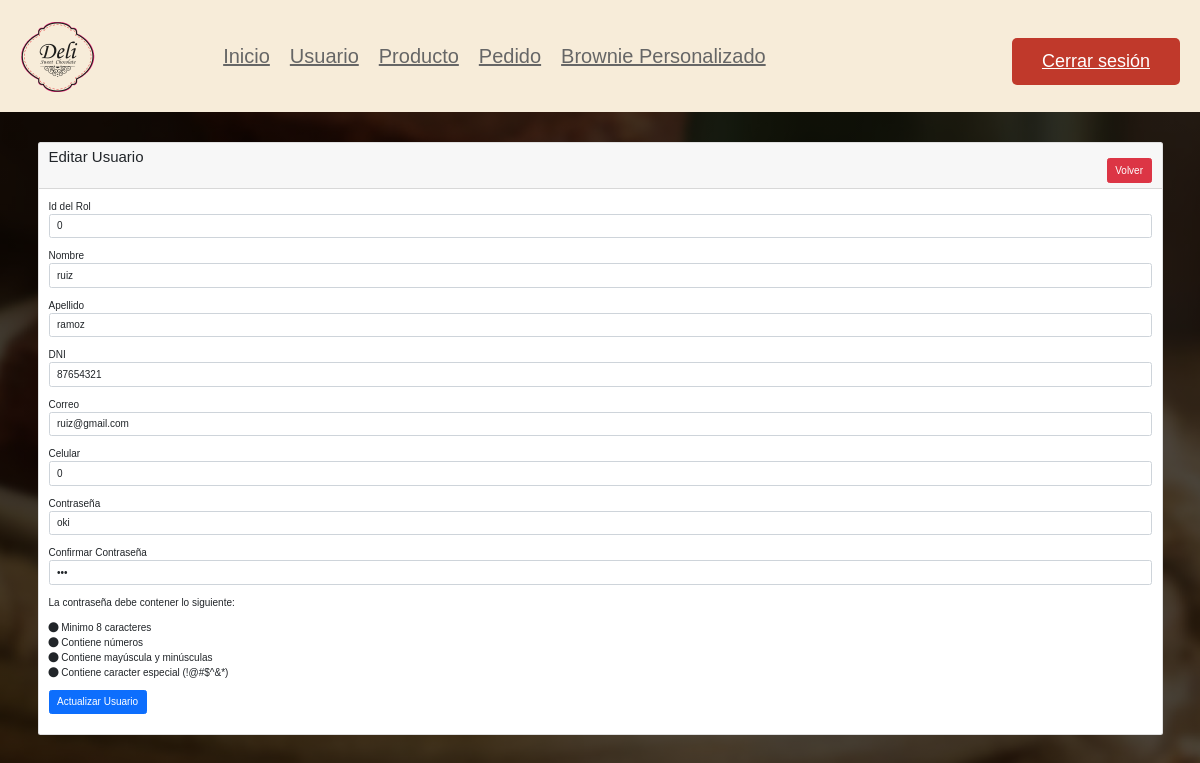
Page /Vista/Admin/Usuario/EditarUsuario.php?idUsuario=4 on the committed database.
### tables this page shows
CREATE TABLE `usuario` (
  `idUsuario` int(11) NOT NULL,
  `idRol` int(11) NOT NULL,
  `nombre` varchar(30) NOT NULL,
  `apellido` varchar(30) NOT NULL,
  `Contraseña` varchar(15) NOT NULL,
  `dni` int(11) NOT NULL,
  `correo` varchar(30) NOT NULL,
  `celular` int(9) NOT NULL,
  `FechaRegistro` timestamp NULL DEFAULT current_timestamp()
);

### Vista/Admin/Usuario/EditarUsuario.php (the view, shortened to what this page needs)
<?php
require 'C:\xampp\htdocs\Vista\Admin\AdminDB.php';
?>
<!doctype html>
<html lang="en">
  <head>
    <link rel="stylesheet" href="https://cdnjs.cloudflare.com/ajax/libs/font-awesome/6.0.0/css/all.min.css">
    <link rel="stylesheet" href="/Vista/estilos/admin.css">
    <link href="https://cdn.jsdelivr.net/npm/bootstrap@5.1.3/dist/css/bootstrap.min.css" rel="stylesheet">
</head>
<body>
<?php include('../header.php')?>
    <div class="container mt-5">
        <div class="row">
            <div class="col-md-12">
                <div class="card">
                    <div class="card-header">
                        <h4>Editar Usuario
                            <a href="IndexUsuario.php" class="btn btn-danger float-end">Volver</a>
                        </h4>
                    </div>
                    <div class="card-body">
                        <?php
                        if(isset($_GET['idUsuario']))
                        {
                            $UsuarioID = mysqli_real_escape_string($conn, $_GET['idUsuario']);
                            $ConsultaE = "CALL pa_listar_Usuario_id('$UsuarioID');";
                            $ResultadoE = mysqli_query($conn, $ConsultaE);
                            if(mysqli_num_rows($ResultadoE) > 0)
                            {
                                $UsuarioA = mysqli_fetch_array($ResultadoE);
                                ?>
                                <form action="UsuarioCRUD.php" method="POST">
                                    <div class="mb-3">
                                        <label>Id del Rol</label>
                                        <input type="number" name="Erol" value="<?=$UsuarioA['idRol'];?>" class="form-control">
                                    </div>
                                    <div class="mb-3">
                                        <label>Nombre</label>
                                        <input type="text" name="Enombre" value="<?=$UsuarioA['nombre'];?>" class="form-control">
                                    </div>
                                    <div class="mb-3">
                                        <label>Apellido</label>
                                        <input type="text" name="Eapellido" value="<?=$UsuarioA['apellido'];?>" class="form-control">
                                    </div>
                                    <div class="mb-3">
                                        <label>DNI</label>
                                        <input type="text" name="Edni" value="<?=$UsuarioA['dni'];?>" pattern="[0-9]{8}" title="Debe contener 8 dígitos" class="form-control">
                                    </div>
                                    <div class="mb-3">
                                        <label>Correo</label>
                                        <input type="email" name="Ecorreo" value="<?=$UsuarioA['correo'];?>" class="form-control">
                                    </div>
                                    <div class="mb-3">
                                        <label>Celular</label>
                                        <input type="text" name="Ecelular" pattern="[0-9]{9}" title="Debe contener 9 dígitos" value="<?=$UsuarioA['celular'];?>" class="form-control">
                                    </div>
                                    <div class="mb-3">
                                        <label>Contraseña</label>
                                        <input type="text" id="fcontraseña" name="Econtraseña" class="form-control" value="<?=$UsuarioA['Contraseña'];?>" required="" onclick="return showHide();">
                                    </div>
                                    <div class="mb-3">
                                        <label>Confirmar Contraseña</label>
                                        <input type="password" id="fccontraseña" name="Eccontraseña" value="<?=$UsuarioA['Contraseña'];?>" onkeyup="check()" class="form-control" required="">
                                    </div>
                                    <div class="password-politicas" id="showHideDiv">
                                        <p>La contraseña debe contener lo siguiente:</p>
                                        <div class="politica-longitud">
                                            <i class="fas fa-circle" aria-hidden="true"></i>
                                            Minimo 8 caracteres
                                        </div>
                                        <div class="politica-numero">
                                            <i class="fas fa-circle" aria-hidden="true"></i>
                                            Contiene números
                                        </div>
                                        <div class="politica-mayuscula">
                                            <i class="fas fa-circle" aria-hidden="true"></i>
                                            Contiene mayúscula y minúsculas
                                        </div>
                                        <div class="politica-especial">
                                            <i class="fas fa-circle" aria-hidden="true"></i>
                                            Contiene caracter especial (!@#$^&amp;*)
                                        </div>
                                    </div>
                                    <div class="mb-3">
                                        <button type="submit" name="actualizarU" class="btn btn-primary">
                                            Actualizar Usuario
                                        </button>
                                    </div>
                                </form>
                                <?php
                            }
                            else
                            {
                                echo "<h4>Id no encontrado</h4>";
                            }
                        }
                        ?>
                    </div>
                </div>
            </div>
        </div>
    </div>
</body>
</html>

### Vista/estilos/admin.css (style rules this page uses)
:root { --light-yellow: #FFD080; --light-orange: #E38956; --black: #333; --white: #fff; --red: #c0392b; --light-color: #666; --light-bg: #f5f5f5; --light-pink: #f7ecd9; --light-white: #ccc; --border: .1rem solid var(--light-color); --box-shadow:0 .5rem 1rem rgba(0,0,0,.1); }
* { font-family: sans-serif; margin: 0; padding: 0; box-sizing: border-box; outline: none; border: none; text-decoration: none; }
html { font-size: 62.5%; overflow-x: hidden; }
body { background: linear-gradient(rgba(0, 0, 0, .7), rgba(0, 0, 0, .7)), url(../img/fondo.jpg); background-position: center center; background-attachment: fixed; background-repeat: no-repeat; background-size: auto; }
.btn, .option-btn, .delete-btn, .white-btn { display: inline-block; margin-top: 1rem; padding: 1rem 3rem; cursor: pointer; background-color: var(--light-yellow); color: var(--white); font-size: 1.8rem; border-radius: .5rem; }

### rows in the picture
usuario: Erol "0", Enombre "ruiz", Eapellido "ramoz", Edni "87654321", Ecorreo "ruiz@gmail.com", Ecelular "0", Econtraseña "oki"
